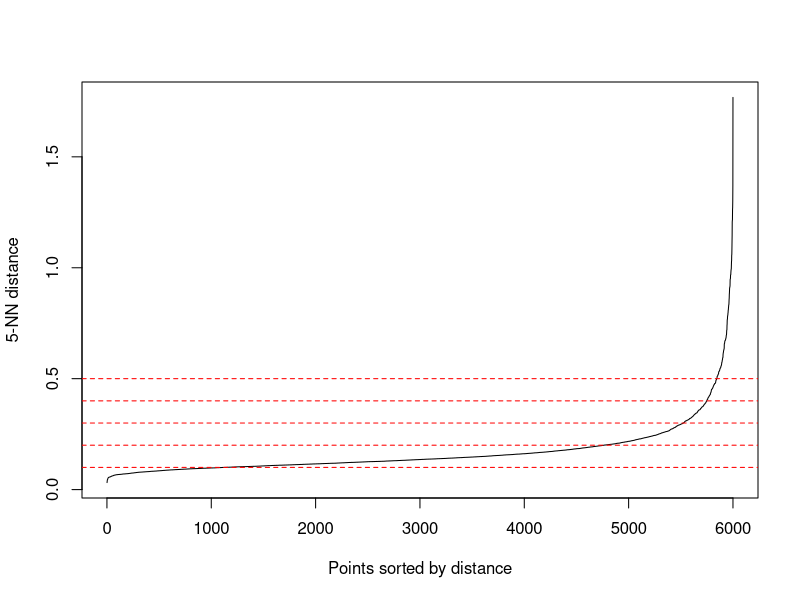
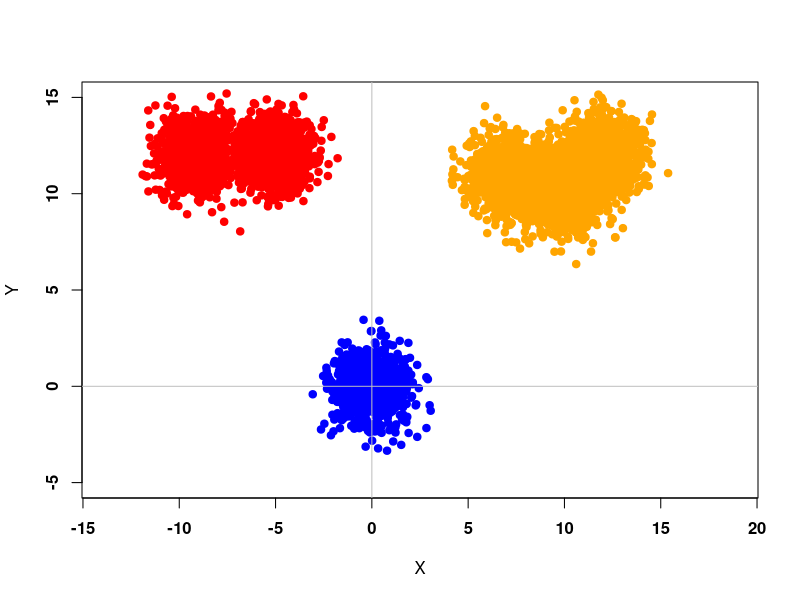

Write R code to recreate these figures, in order. (Note: this script raises an error after producing the figures.)
# Test

library(readr)
library(tidyverse)
library(dbscan)

###################################################################################
# Plot some data for C++ project

library(MASS)

S <- matrix(c(1,0,0,1),2,2)
mt1 <- c(0,0)
mt2 <- c(10,10)
mt3 <- c(12,12)
mt4 <- c(7, 11)
mt5 <- c(-5, 12)
mt6 <- c(-9, 12)

n1 <- 1000
n2 <- 1000
n3 <- 1000
n4 <- 1000
n5 <- 1000
n6 <- 1000
n <- n1 + n2 + n3 + n4 + n5 + n6

X1 <- mvrnorm(n1, mt1, S)
X2 <- mvrnorm(n2, mt2, S)
X3 <- mvrnorm(n3, mt3, S)
X4 <- mvrnorm(n4, mt4, S)
X5 <- mvrnorm(n5, mt5, S)
X6 <- mvrnorm(n6, mt6, S)


DATA_Cpp <- rbind(X1, X2, X3, X4, X5, X6)
kNN1 <- kNNdistplot(DATA_Cpp, k = 5)
abline(h=.1, col = "red", lty=2)
abline(h=.2, col = "red", lty=2)
abline(h=.3, col = "red", lty=2)
abline(h=.4, col = "red", lty=2)
abline(h=.5, col = "red", lty=2)

# Write to CSV
write.csv(DATA_Cpp, "DataCpp-2D-6000.csv")


plot(X1, ylim = c(-5,15), xlim = c(-10,15), pch = 19, col = "blue", xlab = "X", ylab = "Y", font = 2, asp = 1)
abline(v = 0, h = 0, col = "gray")
points(X2, pch = 19, col = "orange")
points(X3, pch = 19, col = "orange")
points(X4, pch = 19, col = "orange")
points(X5, pch = 19, col = "red")
points(X6, pch = 19, col = "red")

### Visualization
Data_Cluster <- as.data.frame(read.table("Clustered_1.csv", header=FALSE,sep=","))
Data_Cluster <- as.data.frame(read.table("Clustered_Test.csv", header=FALSE,sep=","))

Data_Cluster <- as.data.frame(read.table("Clustered-2D-2000-Eps-0-3_N-5_Rand-0-2.csv", header=FALSE,sep=","))
Data_Cluster <- as.data.frame(read.table("Data_Clustered_S.csv", header=FALSE,sep=","))
Data_Cluster <- as.data.frame(read.table("DataCpp.csv", header=FALSE,sep=","))
#Data_Cluster <- as.data.frame(read.table("D:/Programming/Data-Mining-EiTI---DBSCAN-VP-TREE-C-/Data_Cluster.csv", header=FALSE,sep=","))

cluster <- as.factor(Data_Cluster[,3])
cluster2 <- as.factor(Data_Cluster[,4])
cluster3 <- as.factor(Data_Cluster[,5])

for (x in c(1:length(Data_Cluster[,3]))) {
  if(Data_Cluster[x,3] != Data_Cluster[x,4] || Data_Cluster[x,4] != Data_Cluster[x,5] || Data_Cluster[x,3] != Data_Cluster[x,5]){
    cat(Data_Cluster[x,3], " | ", Data_Cluster[x,4], " | ", Data_Cluster[x,5], "\n")
  }
}


library(ggplot2)
library(ggforce)
#sp <- ggplot(Data_Cluster[,1:2], aes(x=V1, y=V2, colour = cluster, size = cluster)) + geom_point() + geom_point(size = 50, pch = 1) + coord_cartesian(xlim =c(-1, 8), ylim = c(-1, 8))

sp <- ggplot(Data_Cluster[,1:2], aes(x=V1, y=V2, colour = cluster3)) + geom_point() + scale_x_continuous() + scale_y_continuous() #+ theme(aspect.ratio = 1)
sp <- sp + coord_fixed(ratio = 1)
sp <- sp + geom_point(size=10, pch=1) #+ coord_cartesian(xlim = c(0,4), ylim = c(0,4))
#sp <- sp + geom_point(aes(x=Data_Cluster[63,1], y=Data_Cluster[63,2], colour = 'black'))
show(sp)

P_tab = c(0,2,10,15,16,18,19,22,23,24,30,34,45,59,61,63,64,79,86,94,97,100,102,107)
for (zz in 1:length(P_tab)){
  kappa = P_tab[zz]
  sp <- sp + geom_point(aes(x=Data_Cluster[P_tab[zz],1], y=Data_Cluster[P_tab[zz],2], colour = 'yellow'))
  sp <- sp + geom_point(size=10, pch=1)
}


x <- c(0,1,5)
y <- c(0,1,3)
kappa <- as.data.frame(x)
kappa <- cbind(kappa,y)
sp1 <- ggplot(kappa, aes(x=x, y=y)) + geom_point() + coord_fixed(ratio = 1) + geom_circle(aes(x0=x, y0=y, r= 10), data= kappa)
show(sp1)

  # cols <- c((-1)='red',1='blue',2='green',3='yellow');
# plot(Data_Cluster[,1:2], xlim=c(0,8), ylim=c(0,8),col=cols[Data_Cluster[3]])
#show(3^10)


# 
# forestfires <- read_csv("forestfires.csv")
# View(forestfires)
# 
# 
# #forestfires$ISI <- forestfires$ISI[which.max(forestfires$ISI < 30.0)]
# plot(forestfires$ISI, forestfires$temp, xlim=c(0,26))

# Live <- read_csv("Live.csv")
# View(Live)
# plot(Live$num_comments, Live$num_likes)


# ### Cambridge data
# Cambridge_Crime_Data_2009_2016 <- read_csv("Cambridge Crime Data 2009-2016.csv")
# #View(Cambridge_Crime_Data_2009_2016)
# 
# Cambridge_Crime_Data_2009_2016$Crime <- as.numeric(factor(Cambridge_Crime_Data_2009_2016$Crime))
# Cambridge_Crime_Data_2009_2016$`Crime Date Time` <- as.numeric(factor(Cambridge_Crime_Data_2009_2016$`Crime Date Time`))
# plot(Cambridge_Crime_Data_2009_2016$Crime, Cambridge_Crime_Data_2009_2016$`Crime Date Time`)
# 

# ## Example 1: use dbscan on the iris data set
# data(iris)
# iris <- as.matrix(iris[,1:4])
# ## find suitable eps parameter using a k-NN plot for k = dim + 1
# ## Look for the knee!
# kNNdistplot(iris, k = 5)
# abline(h=.5, col = "red", lty=2)
# res <- dbscan(iris, eps = .5, minPts = 5)
# show(res)
# 
# plot(iris[,1], iris[,3])
